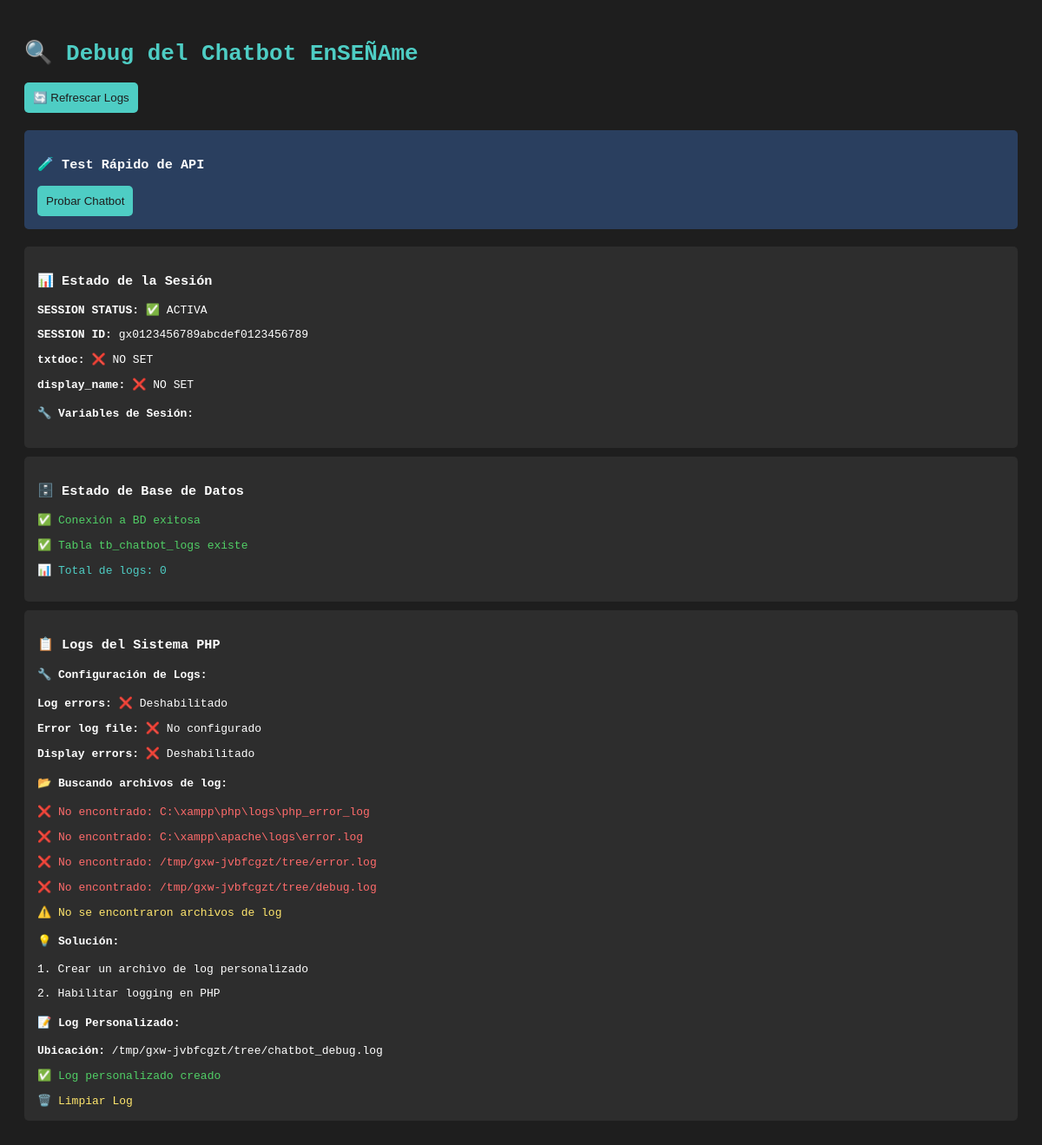
Before: /debug_chatbot.php with the older database file.
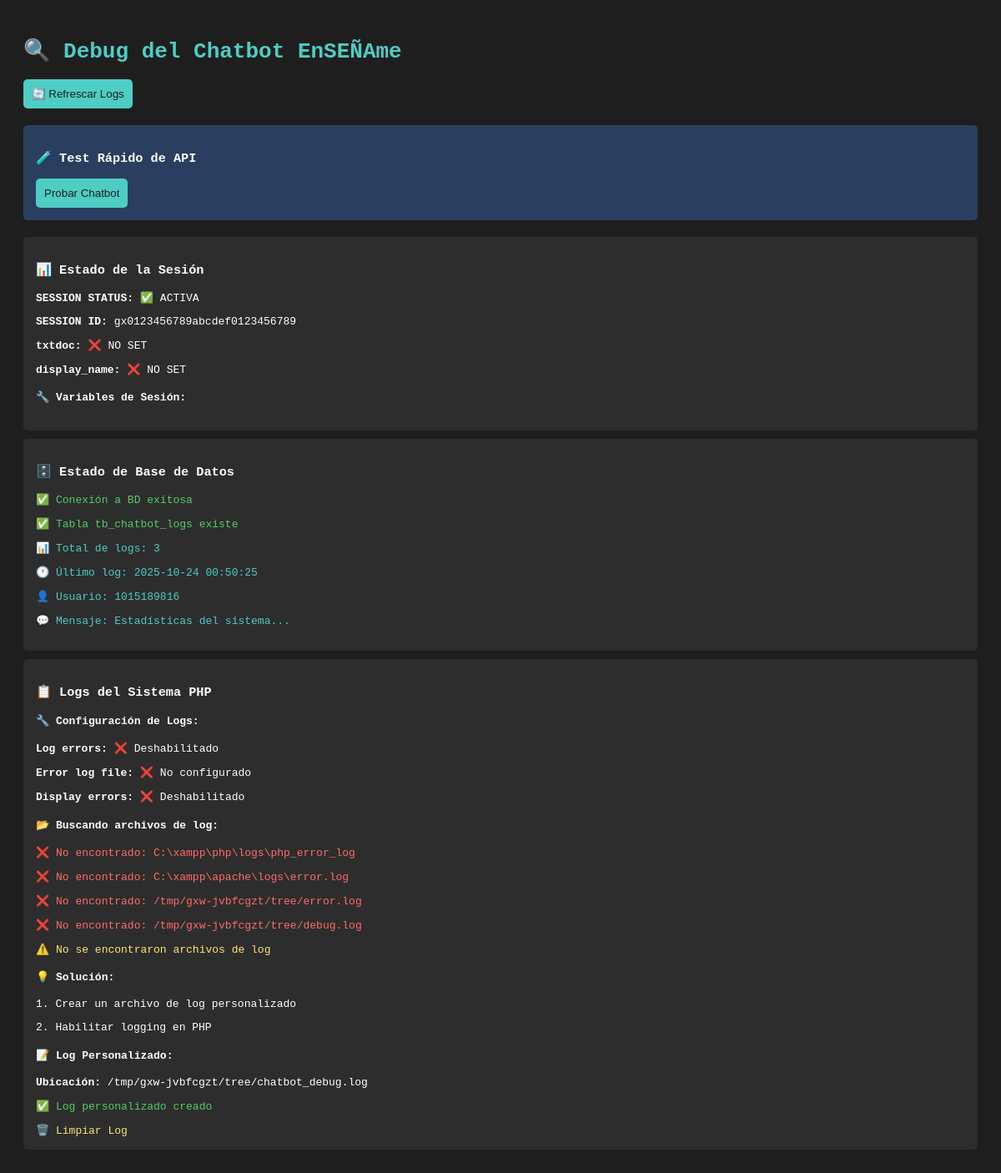
After: the same page with the newer database file.
### tables this page shows
CREATE TABLE `tb_chatbot_logs` (
  `id` int(11) NOT NULL,
  `usuario_id` int(11) DEFAULT NULL,
  `mensaje_usuario` text NOT NULL,
  `respuesta_bot` text NOT NULL,
  `timestamp` timestamp NOT NULL DEFAULT current_timestamp(),
  `tipo_respuesta` varchar(50) DEFAULT 'info',
  `origen` varchar(20) DEFAULT 'user'
);

### debug_chatbot.php (the view, shortened to what this page needs)
<!DOCTYPE html>
<html lang="es">
<head>
</head>
<body>
    <h1>🔍 Debug del Chatbot EnSEÑAme</h1>
    <button class="refresh-btn" onclick="location.reload()">🔄 Refrescar Logs</button>
    <div class="test-section">
        <h3>🧪 Test Rápido de API</h3>
        <button onclick="testChatbot()" class="refresh-btn">Probar Chatbot</button>
    </div>
    <div class="log-container">
        <h3>📊 Estado de la Sesión</h3>
        <?php
        echo "<p><strong>SESSION STATUS:</strong> " . (session_status() === PHP_SESSION_ACTIVE ? "✅ ACTIVA" : "❌ INACTIVA") . "</p>";
        echo "<p><strong>SESSION ID:</strong> " . session_id() . "</p>";
        echo "<p><strong>txtdoc:</strong> " . ($_SESSION['txtdoc'] ?? '❌ NO SET') . "</p>";
        echo "<p><strong>display_name:</strong> " . ($_SESSION['display_name'] ?? '❌ NO SET') . "</p>";
        echo "<h4>🔧 Variables de Sesión:</h4>";
        ?>
    </div>
    <div class="log-container">
        <h3>🗄️ Estado de Base de Datos</h3>
        <?php
        include_once "conexion.php";
        if ($conexion) {
            echo "<p class='success'>✅ Conexión a BD exitosa</p>";
            $result = mysqli_query($conexion, "SHOW TABLES LIKE 'tb_chatbot_logs'");
            if (mysqli_num_rows($result) > 0) {
                echo "<p class='success'>✅ Tabla tb_chatbot_logs existe</p>";
                $count = mysqli_fetch_assoc(mysqli_query($conexion, "SELECT COUNT(*) as total FROM tb_chatbot_logs"))['total'];
                echo "<p class='info'>📊 Total de logs: $count</p>";
                $last_log = mysqli_query($conexion, "SELECT * FROM tb_chatbot_logs ORDER BY timestamp DESC LIMIT 1");
                if ($log = mysqli_fetch_assoc($last_log)) {
                    echo "<p class='info'>🕐 Último log: " . $log['timestamp'] . "</p>";
                    echo "<p class='info'>👤 Usuario: " . $log['usuario_id'] . "</p>";
                    echo "<p class='info'>💬 Mensaje: " . substr($log['mensaje_usuario'], 0, 50) . "...</p>";
                }
            } else {
                echo "<p class='error'>❌ Tabla tb_chatbot_logs NO existe</p>";
            }
        } else {
            echo "<p class='error'>❌ Error de conexión: " . mysqli_connect_error() . "</p>";
        }
        ?>
    </div>
    <div class="log-container">
        <h3>📋 Logs del Sistema PHP</h3>
        <?php
        echo "<h4>🔧 Configuración de Logs:</h4>";
        echo "<p><strong>Log errors:</strong> " . (ini_get('log_errors') ? '✅ Habilitado' : '❌ Deshabilitado') . "</p>";
        echo "<p><strong>Error log file:</strong> " . (ini_get('error_log') ?: '❌ No configurado') . "</p>";
        echo "<p><strong>Display errors:</strong> " . (ini_get('display_errors') ? '✅ Habilitado' : '❌ Deshabilitado') . "</p>";
        $possible_logs = [
            ini_get('error_log'),
            'C:\xampp\php\logs\php_error_log',
            'C:\xampp\apache\logs\error.log',
            __DIR__ . '/error.log',
            __DIR__ . '/debug.log'
        ];
        echo "<h4>📂 Buscando archivos de log:</h4>";
        $found_log = false;
        foreach ($possible_logs as $log_path) {
            if ($log_path && file_exists($log_path)) {
                echo "<p class='success'>✅ Encontrado: $log_path</p>";
                $found_log = true;
                $lines = file($log_path);
                $chatbot_logs = array_filter($lines, function($line) {
                    return stripos($line, 'chatbot') !== false || stripos($line, 'Chatbot') !== false;
                });
                if (!empty($chatbot_logs)) {
                    echo "<h5>🔍 Logs relacionados con Chatbot (últimos 10):</h5>";
                    $recent_logs = array_slice($chatbot_logs, -10);
                    foreach ($recent_logs as $log) {
                        $class = 'info';
                        if (stripos($log, 'error') !== false || stripos($log, 'Error') !== false) $class = 'error';
                        if (stripos($log, 'warning') !== false || stripos($log, 'Warning') !== false) $class = 'warning';
                        echo "<p class='$class'>" . htmlspecialchars(trim($log)) . "</p>";
                    }
                } else {
                    echo "<p class='warning'>⚠️ No hay logs específicos del chatbot en este archivo</p>";
                }
                break;
            } else if ($log_path) {
                echo "<p class='error'>❌ No encontrado: $log_path</p>";
            }
        }
        if (!$found_log) {
            echo "<p class='warning'>⚠️ No se encontraron archivos de log</p>";
            echo "<h4>💡 Solución:</h4>";
            echo "<p>1. Crear un archivo de log personalizado</p>";
            echo "<p>2. Habilitar logging en PHP</p>";
        }
        $custom_log = __DIR__ . '/chatbot_debug.log';
        echo "<h4>📝 Log Personalizado:</h4>";
        echo "<p><strong>Ubicación:</strong> $custom_log</p>";
        if (!file_exists($custom_log)) {
            echo "<p class='success'>✅ Log personalizado creado</p>";
        }
        echo "<a href='?clear_log=1' style='color: #ffe66d; text-decoration: none;'>🗑️ Limpiar Log</a>";
        ?>
    </div>
</body>
</html>

Changed rows visible on the page:
added tb_chatbot_logs: timestamp "2025-10-24 00:50:25", usuario "1015189816", mensaje_usuario "Estadísticas del sistema"
Other visible differences:
$count: "0" → "3"
text now shown: "🕐 Último log: 👤 Usuario: 💬 Mensaje: ..."
